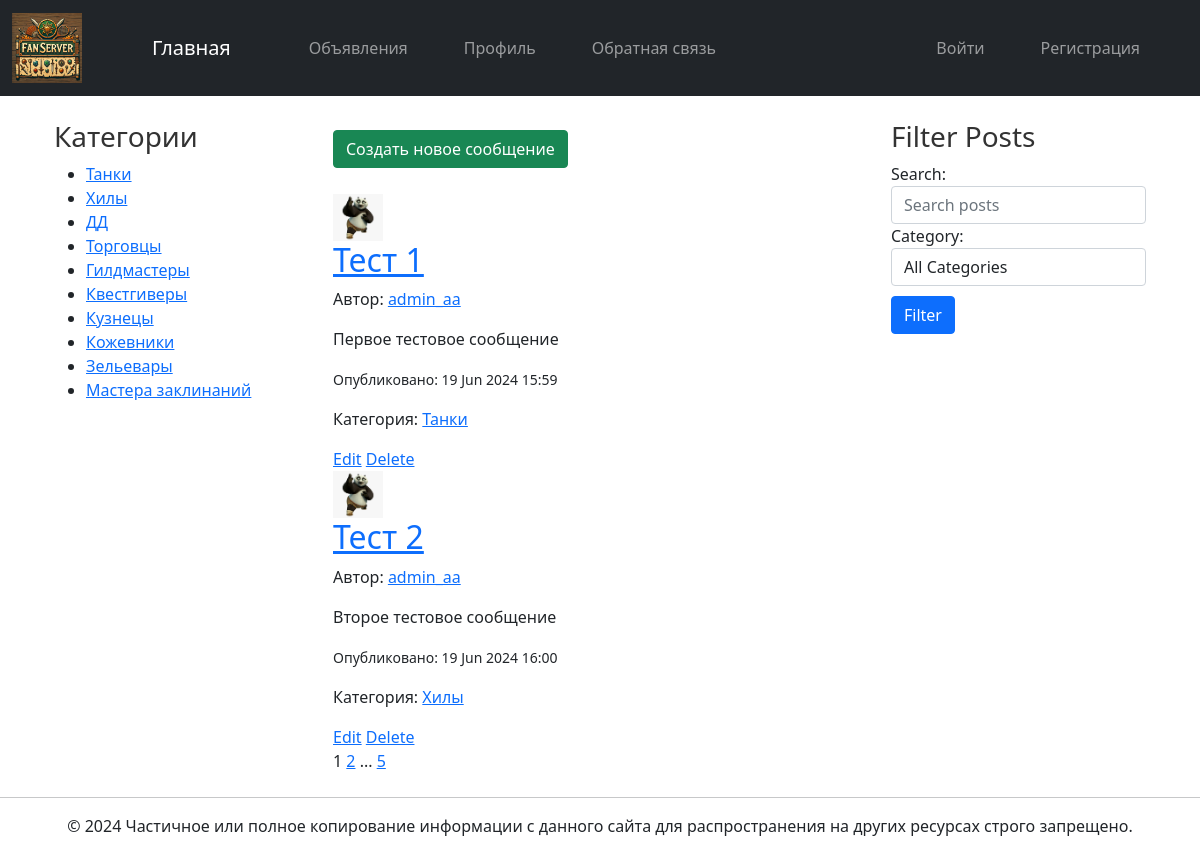
The page /message_board/list/ on the database its author committed.
### message_board/models.py (models this page shows, shortened)
class Category(models.Model):
    name = models.CharField(max_length=100, unique=True)

class Post(models.Model):
    title = models.CharField(max_length=255)
    content = models.TextField()
    image = models.ImageField(upload_to='post_images/', blank=True, null=True)
    video_url = models.URLField(blank=True, null=True)
    author = models.ForeignKey(User, on_delete=models.CASCADE)
    category = models.ForeignKey(Category, on_delete=models.SET_NULL, null=True, blank=True)
    created_at = models.DateTimeField(auto_now_add=True)
    updated_at = models.DateTimeField(auto_now=True)

### users/models.py (models this page shows, shortened)
class CustomUser(AbstractUser):
    avatar = models.ImageField(upload_to='avatars/', null=True, blank=True)
    birth_date = models.DateField(null=True, blank=True)
    email_verified = models.BooleanField(default=False)
    confirmation_code = models.CharField(max_length=4, blank=True, null=True)

### message_board/views.py (the view)
# urls.py: path('list/', PostListView.as_view(), name='post_list'),
class PostListView(ListView):
    model = Post
    template_name = 'message_board/post_list.html'
    context_object_name = 'posts'
    paginate_by = 2
    def get_queryset(self):
        queryset = super().get_queryset()
        form = PostSearchForm(self.request.GET)
        if form.is_valid():
            if form.cleaned_data['q']:
                queryset = queryset.filter(content__icontains=form.cleaned_data['q'])
            if form.cleaned_data['category']:
                queryset = queryset.filter(category=form.cleaned_data['category'])
        return queryset
    def get_context_data(self, **kwargs):
        context = super().get_context_data(**kwargs)
        context['categories'] = Category.objects.all()
        context['search_form'] = PostSearchForm(self.request.GET)
        return context

### message_board/forms.py
class PostSearchForm(forms.Form):
    q = forms.CharField(label='Search', required=False)
    category = forms.ModelChoiceField(queryset=Category.objects.all(),
                                      required=False, empty_label="All Categories")

### message_board/templates/message_board/post_list.html (shortened to what this page needs)
{% extends 'base_generic.html' %}
{% load static %}
{% block content %}
<div class="container">
    <div class="row">
        <div class="col-md-3">
            <div class="categories-sidebar">
                <h3>Категории</h3>
                <ul>
                    {% for category in categories %}
                        <li><a href="{% url 'category_posts' category.pk %}">{{ category.name }}</a></li>
                    {% empty %}
                        <li>No categories available.</li>
                    {% endfor %}
                </ul>
            </div>
        </div>
        <div class="col-md-6">
            <div class="mb-3">
                <a href="{% url 'post_create' %}" class="btn btn-success">Создать новое сообщение</a>
            </div>
            {% for post in posts %}
                <div class="post-preview">
                    {% if post.author.avatar %}
                        <img src="{{ post.author.avatar.url }}" alt="Avatar of {{ post.author.username }}" style="width: 50px; height: auto;">
                    {% else %}
                        <img src="{% static 'fan_server/images/default-avatar.png' %}" alt="Default Avatar" style="width: 50px; height: auto;">
                    {% endif %}
                    <h2><a href="{% url 'post_detail' post.pk %}">{{ post.title|truncatechars:20 }}</a></h2>
                    <p>Автор: <a href="{% url 'user_profile' post.author.pk %}">{{ post.author.username }}</a></p>
                    <p>{{ post.content|truncatechars:100 }}</p>
                    <p><small>Опубликовано: {{ post.created_at|date:"d M Y H:i" }}</small></p>
                    <p>Категория: <a href="{% url 'category_posts' post.category.pk %}">{{ post.category.name }}</a></p>
                    <a href="{% url 'post_update' post.pk %}">Edit</a>
                    <a href="{% url 'post_delete' post.pk %}">Delete</a>
                </div>
            {% empty %}
                <p>No posts available.</p>
            {% endfor %}
            {{ page_obj.number }}
            {% if page_obj.has_next %}
                <a href="?page={{ page_obj.next_page_number }}">{{ page_obj.next_page_number }}</a>
                {% if paginator.num_pages != page_obj.next_page_number %}
                    ...
                    <a href="?page={{ page_obj.paginator.num_pages }}">{{ page_obj.paginator.num_pages }}</a>
                {% endif %}
            {% endif %}
        </div>
        <div class="col-md-3">
            <div class="filter-sidebar">
                <h3>Filter Posts</h3>
                <form method="get" action="{% url 'post_list' %}">
                    <div class="form-group">
                        <label for="search-box">Search:</label>
                        <input type="text" name="q" class="form-control" id="search-box" placeholder="Search posts">
                    </div>
                    <div class="form-group">
                        <label for="category-select">Category:</label>
                        <select name="category" class="form-control" id="category-select">
                            <option value="">All Categories</option>
                        </select>
                    </div>
                    <button type="submit" class="btn btn-primary">Filter</button>
                </form>
            </div>
        </div>
    </div>
</div>
{% endblock %}

### templates/base_generic.html (shortened to what this page needs)
{% load static %}
<!DOCTYPE html>
<html lang="en">
<head>
    <link rel="stylesheet" href="{% static 'fan_server/css/styles.css' %}">
    <link href="https://cdn.jsdelivr.net/npm/bootstrap@5.0.2/dist/css/bootstrap.min.css" rel="stylesheet">
</head>
<body>
    <nav class="navbar navbar-expand-lg navbar-dark bg-dark">
        <div class="container-fluid">
            <a class="navbar-brand" href="{% url 'home' %}">
                <img src="{% static 'fan_server/images/logo.png' %}" alt="Logo" width="70" height="70">
            </a>
            <a class="navbar-brand" href="{% url 'home' %}">Главная</a>
            <div class="collapse navbar-collapse" id="navbarNav">
                <ul class="navbar-nav">
                    <li class="nav-item">
                        <a class="nav-link" href="{% url 'post_list' %}">Объявления</a>
                    </li>
                    <li class="nav-item">
                        <a class="nav-link" href="{% url 'profile' %}">Профиль</a>
                    </li>
                    <li class="nav-item">
                        <a class="nav-link" href="{% url 'contact' %}">Обратная связь</a>
                    </li>
                </ul>
                <ul class="navbar-nav ms-auto">
                    {% if user.is_authenticated %}
                        <li class="nav-item">
                            <a class="nav-link" href="#">{{ user.username }} |</a>
                        </li>
                        <li class="nav-item">
                            <a class="nav-link" href="{% url 'logout' %}">Выйти</a>
                        </li>
                    {% else %}
                        <li class="nav-item">
                            <a class="nav-link" href="{% url 'login' %}">Войти</a>
                        </li>
                        <li class="nav-item">
                            <a class="nav-link" href="{% url 'register' %}">Регистрация</a>
                        </li>
                    {% endif %}
                </ul>
            </div>
        </div>
    </nav>
    <div class="container mt-4">
        {% block content %}
        {% endblock %}
    </div>
    <div id="footer" class="text-center mt-4">
        <hr>
        <p>&copy; 2024 Частичное или полное копирование информации с данного сайта для распространения на других ресурсах строго запрещено.</p>
    </div>
</body>
</html>

### static/fan_server/css/styles.css (style rules this page uses)
body { font-family: 'Arial', sans-serif; background-color: #f4f4f4; color: #333; margin: 0; padding: 0; line-height: 1.6; }
nav ul { list-style-type: none; margin: 0; padding: 0; }
nav ul li { display: inline; margin-right: 20px; }
nav a { color: #fff; text-decoration: none; }
h1, h2, h3, h4, h5, h6 { color: #333; }
a { color: #0275d8; text-decoration: none; }
button, .btn { display: inline-block; padding: 10px 20px; margin: 10px 0; background-color: #0275d8; color: white; border: none; border-radius: 5px; cursor: pointer; }
.container { width: 80%; margin: auto; overflow: hidden; }
.row { display: flex; justify-content: space-between; }
.col-md-3, .col-md-6, .col-md-9 { flex: none; }

### templates/base_generic.html (style rules this page uses)
.navbar-nav .nav-item { margin-right: 40px; }
.navbar-brand { margin-right: 70px; }

### rows shown on the page
Category: name "Танки"
Category: name "Хилы"
Category: name "ДД"
Category: name "Торговцы"
Category: name "Гилдмастеры"
Category: name "Квестгиверы"
Category: name "Кузнецы"
Category: name "Кожевники"
Category: name "Зельевары"
Category: name "Мастера заклинаний"
Post: author.avatar (picture), title "Тест 1", author.username "admin_aa", content "Первое тестовое сообщение", created_at "19 Jun 2024 15:59", category.name "Танки"
Post: author.avatar (picture), title "Тест 2", author.username "admin_aa", content "Второе тестовое сообщение", created_at "19 Jun 2024 16:00", category.name "Хилы"

### other values the page prints
{{ page_obj.number }} "1"
{{ page_obj.next_page_number }} "2"
{{ page_obj.paginator.num_pages }} "5"
